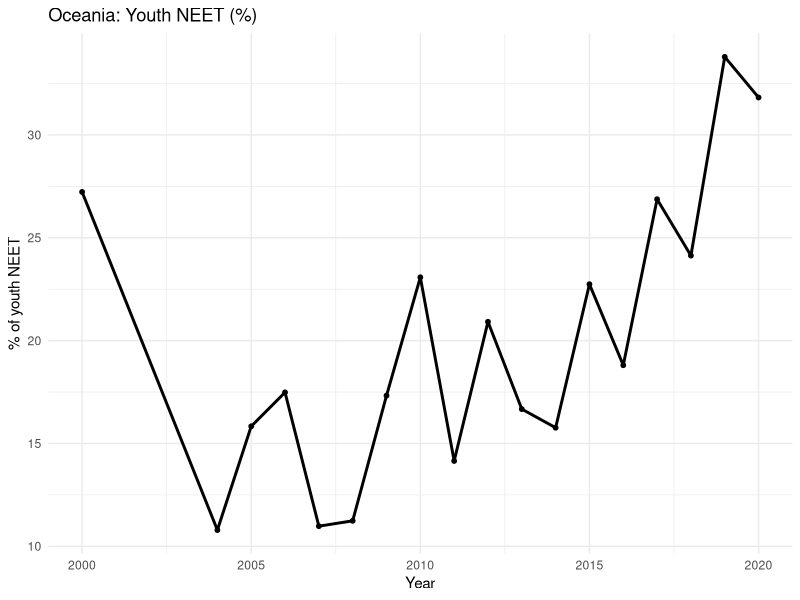

R code for this plot:
library(readr)
library(dplyr)
library(ggplot2)

# Load the merged dataset (NEET + continents + HDI)
df <- readr::read_csv("youth_continents_hdi_2000_2020.csv")

oceania <- df %>%
  filter(Continent == "Oceania") %>%
  group_by(Year) %>% 
  summarise(
    mean_neet = mean(share_neet, na.rm = TRUE),
    .groups = "drop"
  )

ggplot(oceania, aes(x = Year, y = mean_neet)) +
  geom_line(linewidth = 1) +
  geom_point(size = 1.3) +
  labs(
    title = "Oceania: Youth NEET (%)",
    x = "Year",
    y = "% of youth NEET"
  ) +
  theme_minimal()
